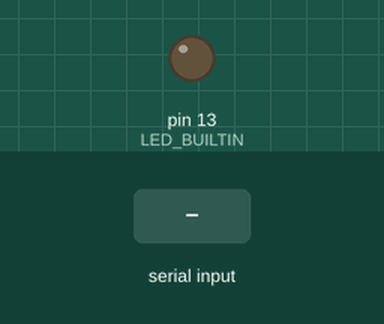
A sketch run on a simulated Arduino Uno, built with avr-gcc and run on an emulated ATmega328P. Parts: output pins drawn as LEDs (lit = HIGH). Dashed ring = blinking. Inputs (shaded band) come from the test bench.

Above: at 1.2 s.
1.3 s: "blinking" received over Serial
At 2.53 s:
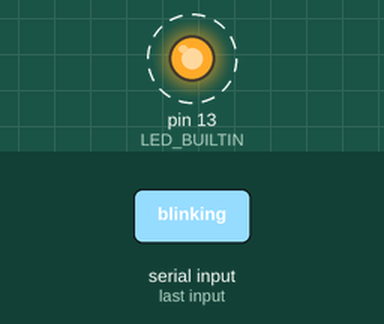
Timing chart, 0 to 10.3 s (numbered marks = the images above; inputs shaded):
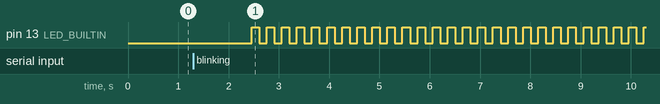

The sketch:

RP2040_GUI_Blinking.ino
```cpp
String command;

void setup() {
  Serial.begin(9600);
  pinMode(LED_BUILTIN, OUTPUT);
}

void loop() {
  if (Serial.available() > 0) {
    command = Serial.readString();

    if (command == "turn on") {
      digitalWrite(LED_BUILTIN, HIGH);
    }

    if (command == "turn off") {
      digitalWrite(LED_BUILTIN, LOW);
    }

    if (command == "blinking") {
      for (int i = 0; i < 60; i++) {
        delay(150);
        digitalWrite(LED_BUILTIN, HIGH);
        delay(150);
        digitalWrite(LED_BUILTIN, LOW);
      } // Blink for loop
    }
  }
}
```

Measured:
- after the input at 1.3 s, pin 13 (LED_BUILTIN): alternates HIGH for 0.15 s and LOW for 0.15 s, starting after 1.2 s
